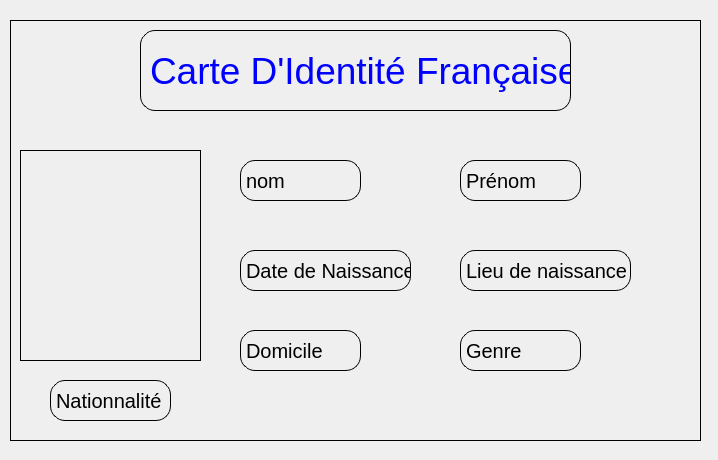
<?xml version="1.0" encoding="UTF-8"?>
<ui version="4.0">
 <class>Dialog</class>
 <widget class="QDialog" name="Dialog">
  <property name="geometry">
   <rect>
    <x>0</x>
    <y>0</y>
    <width>718</width>
    <height>460</height>
   </rect>
  </property>
  <property name="windowTitle">
   <string>Dialog</string>
  </property>
  <widget class="QLabel" name="label">
   <property name="geometry">
    <rect>
     <x>10</x>
     <y>20</y>
     <width>691</width>
     <height>421</height>
    </rect>
   </property>
   <property name="styleSheet">
    <string notr="true">border : 1px solid black;
</string>
   </property>
   <property name="text">
    <string/>
   </property>
   <property name="scaledContents">
    <bool>true</bool>
   </property>
  </widget>
  <widget class="QLabel" name="label_2">
   <property name="geometry">
    <rect>
     <x>20</x>
     <y>150</y>
     <width>181</width>
     <height>211</height>
    </rect>
   </property>
   <property name="styleSheet">
    <string notr="true">border : 1px solid black;
background-image : url(:/newPrefix/assets/image/161085384_4028971917170348_1595544585493431467_n.jpeg)</string>
   </property>
   <property name="text">
    <string/>
   </property>
   <property name="pixmap">
    <pixmap>../assets/image/161085384_4028971917170348_1595544585493431467_n.jpeg</pixmap>
   </property>
   <property name="scaledContents">
    <bool>true</bool>
   </property>
  </widget>
  <widget class="QLabel" name="label_3">
   <property name="geometry">
    <rect>
     <x>140</x>
     <y>30</y>
     <width>431</width>
     <height>81</height>
    </rect>
   </property>
   <property name="styleSheet">
    <string notr="true">border: 1px solid black;
border-radius : 15px;
color : blue;
font-size : 37px;
</string>
   </property>
   <property name="text">
    <string>Carte D'Identité Française</string>
   </property>
  </widget>
  <widget class="QLabel" name="nom_identity">
   <property name="geometry">
    <rect>
     <x>240</x>
     <y>160</y>
     <width>121</width>
     <height>41</height>
    </rect>
   </property>
   <property name="styleSheet">
    <string notr="true">border : 1px solid black;
border-radius : 15px;
font-size : 20px</string>
   </property>
   <property name="text">
    <string>nom</string>
   </property>
  </widget>
  <widget class="QLabel" name="label_8">
   <property name="geometry">
    <rect>
     <x>20</x>
     <y>30</y>
     <width>101</width>
     <height>71</height>
    </rect>
   </property>
   <property name="styleSheet">
    <string notr="true">background-image : url(:/newPrefix/assets/image/france.jpeg);
border-radius : 15px;
</string>
   </property>
   <property name="text">
    <string/>
   </property>
   <property name="pixmap">
    <pixmap resource="../images.qrc">:/newPrefix/assets/image/france.jpeg</pixmap>
   </property>
   <property name="scaledContents">
    <bool>true</bool>
   </property>
  </widget>
  <widget class="QLabel" name="label_9">
   <property name="geometry">
    <rect>
     <x>580</x>
     <y>30</y>
     <width>101</width>
     <height>71</height>
    </rect>
   </property>
   <property name="styleSheet">
    <string notr="true">background-image :url(:/newPrefix/assets/image/france_flag.png);
border-radius : 15px;
</string>
   </property>
   <property name="text">
    <string/>
   </property>
   <property name="pixmap">
    <pixmap resource="../images.qrc">:/newPrefix/assets/image/france_flag.png</pixmap>
   </property>
   <property name="scaledContents">
    <bool>true</bool>
   </property>
  </widget>
  <widget class="QLabel" name="nom_identity_2">
   <property name="geometry">
    <rect>
     <x>460</x>
     <y>160</y>
     <width>121</width>
     <height>41</height>
    </rect>
   </property>
   <property name="styleSheet">
    <string notr="true">border : 1px solid black;
border-radius : 15px;
font-size : 20px</string>
   </property>
   <property name="text">
    <string>Prénom</string>
   </property>
  </widget>
  <widget class="QLabel" name="nom_identity_3">
   <property name="geometry">
    <rect>
     <x>240</x>
     <y>250</y>
     <width>171</width>
     <height>41</height>
    </rect>
   </property>
   <property name="styleSheet">
    <string notr="true">border : 1px solid black;
border-radius : 15px;
font-size : 20px</string>
   </property>
   <property name="text">
    <string>Date de Naissance</string>
   </property>
  </widget>
  <widget class="QLabel" name="nom_identity_4">
   <property name="geometry">
    <rect>
     <x>460</x>
     <y>250</y>
     <width>171</width>
     <height>41</height>
    </rect>
   </property>
   <property name="styleSheet">
    <string notr="true">border : 1px solid black;
border-radius : 15px;
font-size : 20px</string>
   </property>
   <property name="text">
    <string>Lieu de naissance</string>
   </property>
  </widget>
  <widget class="QLabel" name="nom_identity_5">
   <property name="geometry">
    <rect>
     <x>240</x>
     <y>330</y>
     <width>121</width>
     <height>41</height>
    </rect>
   </property>
   <property name="styleSheet">
    <string notr="true">border : 1px solid black;
border-radius : 15px;
font-size : 20px</string>
   </property>
   <property name="text">
    <string>Domicile</string>
   </property>
  </widget>
  <widget class="QLabel" name="nom_identity_6">
   <property name="geometry">
    <rect>
     <x>460</x>
     <y>330</y>
     <width>121</width>
     <height>41</height>
    </rect>
   </property>
   <property name="styleSheet">
    <string notr="true">border : 1px solid black;
border-radius : 15px;
font-size : 20px</string>
   </property>
   <property name="text">
    <string>Genre</string>
   </property>
  </widget>
  <widget class="QLabel" name="nom_identity_7">
   <property name="geometry">
    <rect>
     <x>50</x>
     <y>380</y>
     <width>121</width>
     <height>41</height>
    </rect>
   </property>
   <property name="styleSheet">
    <string notr="true">border : 1px solid black;
border-radius : 15px;
font-size : 20px</string>
   </property>
   <property name="text">
    <string>Nationnalité</string>
   </property>
  </widget>
 </widget>
 <resources>
  <include location="../images.qrc"/>
 </resources>
 <connections/>
</ui>
